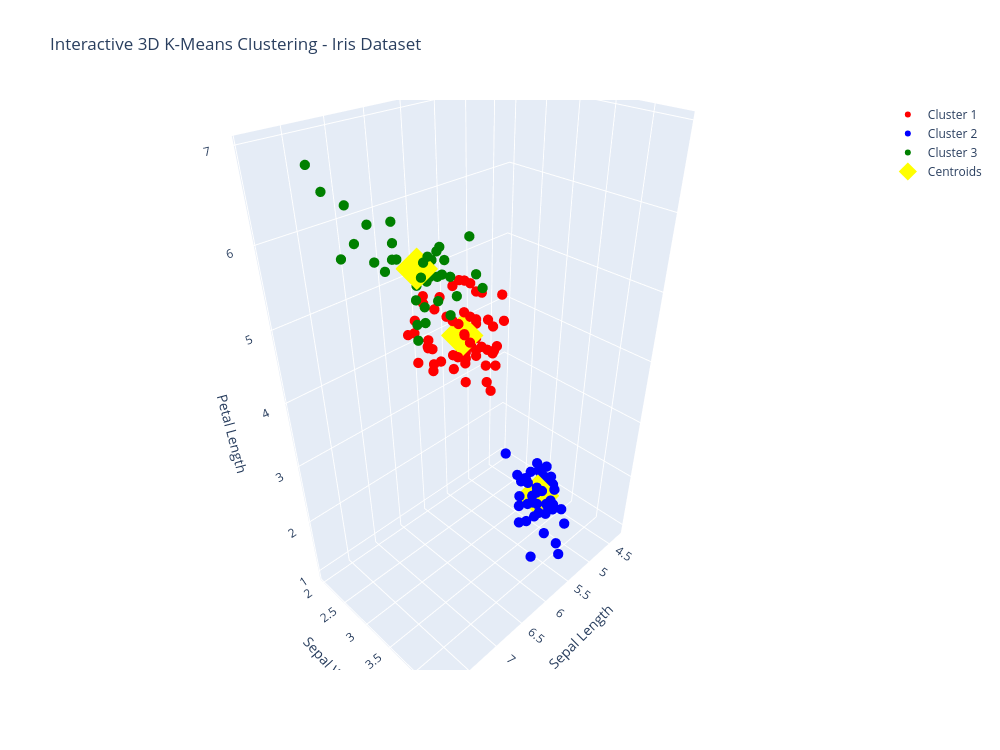

The code cell stored with this chart in its notebook:
### Code cell
import plotly.graph_objects as go

fig = go.Figure()

# Plot the 3 clusters
colors = ['red', 'blue', 'green']

for i in range(3):

    fig.add_trace(go.Scatter3d(
        x=X[y_kmeans == i, 0],
        y=X[y_kmeans == i, 1],
        z=X[y_kmeans == i, 2],

        mode='markers',

        marker=dict(
            size=6,
            color=colors[i]
        ),

        name=f'Cluster {i+1}'
    ))


# Plot centroids
fig.add_trace(go.Scatter3d(
    x=kmeans.cluster_centers_[:, 0],
    y=kmeans.cluster_centers_[:, 1],
    z=kmeans.cluster_centers_[:, 2],

    mode='markers',

    marker=dict(
        size=14,
        color='yellow',
        symbol='diamond'
    ),

    name='Centroids'
))


# Graph settings
fig.update_layout(

    title="Interactive 3D K-Means Clustering - Iris Dataset",

    scene=dict(
        xaxis_title="Sepal Length",
        yaxis_title="Sepal Width",
        zaxis_title="Petal Length"
    ),

    width=1000,
    height=750
)

fig.show()

### Figure 1 — Plotly figure (JSON) as saved in the notebook; plotly's stock layout.template omitted (floating-point values rounded to 4 significant figures)
{"data": [{"marker": {"color": "red", "size": 6}, "mode": "markers", "name": "Cluster 1", "type": "scatter3d", "x": [7.0, 6.4, 5.5, 6.5, 5.7, 6.3, 4.9, 6.6, 5.2, 5.0, 5.9, 6.0, 6.1, 5.6, 6.7, 5.6, 5.8, 6.2, 5.6, 5.9, 6.1, 6.3, 6.1, 6.4, 6.6, 6.8, 6.0, 5.7, 5.5, 5.5, 5.8, 6.0, 5.4, 6.0, 6.7, 6.3, 5.6, 5.5, 5.5, 6.1, 5.8, 5.0, 5.6, 5.7, 5.7, 6.2, 5.1, 5.7, 5.8, 4.9, 5.7, 5.8, 6.0, 5.6, 6.3, 6.2, 6.1, 6.3, 6.0, 5.8, 6.3, 5.9], "y": [3.2, 3.2, 2.3, 2.8, 2.8, 3.3, 2.4, 2.9, 2.7, 2.0, 3.0, 2.2, 2.9, 2.9, 3.1, 3.0, 2.7, 2.2, 2.5, 3.2, 2.8, 2.5, 2.8, 2.9, 3.0, 2.8, 2.9, 2.6, 2.4, 2.4, 2.7, 2.7, 3.0, 3.4, 3.1, 2.3, 3.0, 2.5, 2.6, 3.0, 2.6, 2.3, 2.7, 3.0, 2.9, 2.9, 2.5, 2.8, 2.7, 2.5, 2.5, 2.8, 2.2, 2.8, 2.7, 2.8, 3.0, 2.8, 3.0, 2.7, 2.5, 3.0], "z": [4.7, 4.5, 4.0, 4.6, 4.5, 4.7, 3.3, 4.6, 3.9, 3.5, 4.2, 4.0, 4.7, 3.6, 4.4, 4.5, 4.1, 4.5, 3.9, 4.8, 4.0, 4.9, 4.7, 4.3, 4.4, 4.8, 4.5, 3.5, 3.8, 3.7, 3.9, 5.1, 4.5, 4.5, 4.7, 4.4, 4.1, 4.0, 4.4, 4.6, 4.0, 3.3, 4.2, 4.2, 4.2, 4.3, 3.0, 4.1, 5.1, 4.5, 5.0, 5.1, 5.0, 4.9, 4.9, 4.8, 4.9, 5.1, 4.8, 5.1, 5.0, 5.1]}, {"marker": {"color": "blue", "size": 6}, "mode": "markers", "name": "Cluster 2", "type": "scatter3d", "x": [5.1, 4.9, 4.7, 4.6, 5.0, 5.4, 4.6, 5.0, 4.4, 4.9, 5.4, 4.8, 4.8, 4.3, 5.8, 5.7, 5.4, 5.1, 5.7, 5.1, 5.4, 5.1, 4.6, 5.1, 4.8, 5.0, 5.0, 5.2, 5.2, 4.7, 4.8, 5.4, 5.2, 5.5, 4.9, 5.0, 5.5, 4.9, 4.4, 5.1, 5.0, 4.5, 4.4, 5.0, 5.1, 4.8, 5.1, 4.6, 5.3, 5.0], "y": [3.5, 3.0, 3.2, 3.1, 3.6, 3.9, 3.4, 3.4, 2.9, 3.1, 3.7, 3.4, 3.0, 3.0, 4.0, 4.4, 3.9, 3.5, 3.8, 3.8, 3.4, 3.7, 3.6, 3.3, 3.4, 3.0, 3.4, 3.5, 3.4, 3.2, 3.1, 3.4, 4.1, 4.2, 3.1, 3.2, 3.5, 3.6, 3.0, 3.4, 3.5, 2.3, 3.2, 3.5, 3.8, 3.0, 3.8, 3.2, 3.7, 3.3], "z": [1.4, 1.4, 1.3, 1.5, 1.4, 1.7, 1.4, 1.5, 1.4, 1.5, 1.5, 1.6, 1.4, 1.1, 1.2, 1.5, 1.3, 1.4, 1.7, 1.5, 1.7, 1.5, 1.0, 1.7, 1.9, 1.6, 1.6, 1.5, 1.4, 1.6, 1.6, 1.5, 1.5, 1.4, 1.5, 1.2, 1.3, 1.4, 1.3, 1.5, 1.3, 1.3, 1.3, 1.6, 1.9, 1.4, 1.6, 1.4, 1.5, 1.4]}, {"marker": {"color": "green", "size": 6}, "mode": "markers", "name": "Cluster 3", "type": "scatter3d", "x": [6.9, 6.7, 6.3, 7.1, 6.3, 6.5, 7.6, 7.3, 6.7, 7.2, 6.5, 6.4, 6.8, 6.4, 6.5, 7.7, 7.7, 6.9, 7.7, 6.7, 7.2, 6.4, 7.2, 7.4, 7.9, 6.4, 6.1, 7.7, 6.3, 6.4, 6.9, 6.7, 6.9, 6.8, 6.7, 6.7, 6.5, 6.2], "y": [3.1, 3.0, 3.3, 3.0, 2.9, 3.0, 3.0, 2.9, 2.5, 3.6, 3.2, 2.7, 3.0, 3.2, 3.0, 3.8, 2.6, 3.2, 2.8, 3.3, 3.2, 2.8, 3.0, 2.8, 3.8, 2.8, 2.6, 3.0, 3.4, 3.1, 3.1, 3.1, 3.1, 3.2, 3.3, 3.0, 3.0, 3.4], "z": [4.9, 5.0, 6.0, 5.9, 5.6, 5.8, 6.6, 6.3, 5.8, 6.1, 5.1, 5.3, 5.5, 5.3, 5.5, 6.7, 6.9, 5.7, 6.7, 5.7, 6.0, 5.6, 5.8, 6.1, 6.4, 5.6, 5.6, 6.1, 5.6, 5.5, 5.4, 5.6, 5.1, 5.9, 5.7, 5.2, 5.2, 5.4]}, {"marker": {"color": "yellow", "size": 14, "symbol": "diamond"}, "mode": "markers", "name": "Centroids", "type": "scatter3d", "x": [5.902, 5.006, 6.85], "y": [2.748, 3.428, 3.074], "z": [4.394, 1.462, 5.742]}], "layout": {"height": 750, "scene": {"xaxis": {"title": {"text": "Sepal Length"}}, "yaxis": {"title": {"text": "Sepal Width"}}, "zaxis": {"title": {"text": "Petal Length"}}}, "title": {"text": "Interactive 3D K-Means Clustering - Iris Dataset"}, "width": 1000}}
